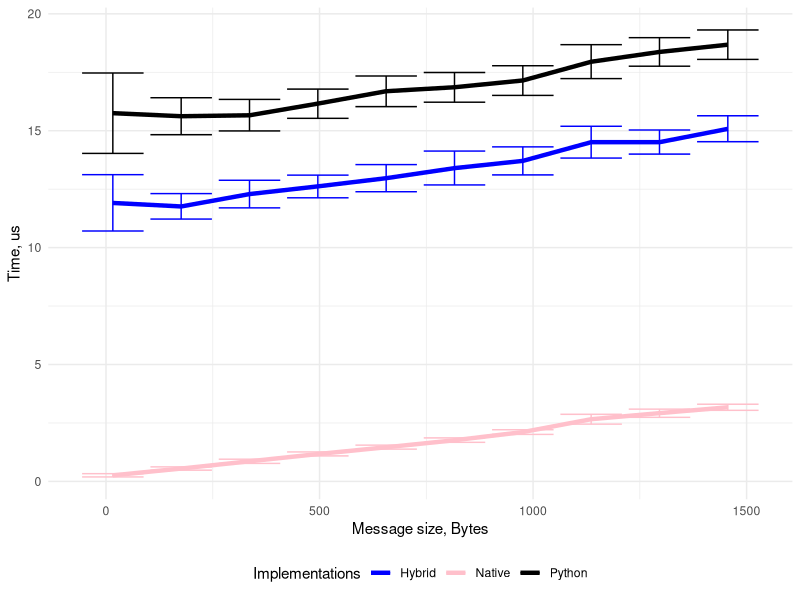

Here is the R script that generated this plot:
data<-read.csv("clean-data-aes.txt", header=T)
data<-data[data$Op=="Enc", ]
require(ggplot2)

pdf("aes.pdf")
options(repr.plot.width = 5, repr.plot.height = 2)
ggplot(data, aes(x = Block, y = Mean, colour = factor(Type))) +
  geom_line(lwd=1.5) + 
  geom_errorbar(aes(ymax = CIP, ymin = CIN)) +
  xlab("Message size, Bytes") +
  ylab("Time, us") +
  guides(colour=guide_legend(title="Implementations")) +
  scale_colour_manual(values=c(Hybrid="blue",Native="pink",Python="black")) +
  theme_minimal() +
  theme(legend.position="bottom", legend.box = "horizontal")
dev.off()
